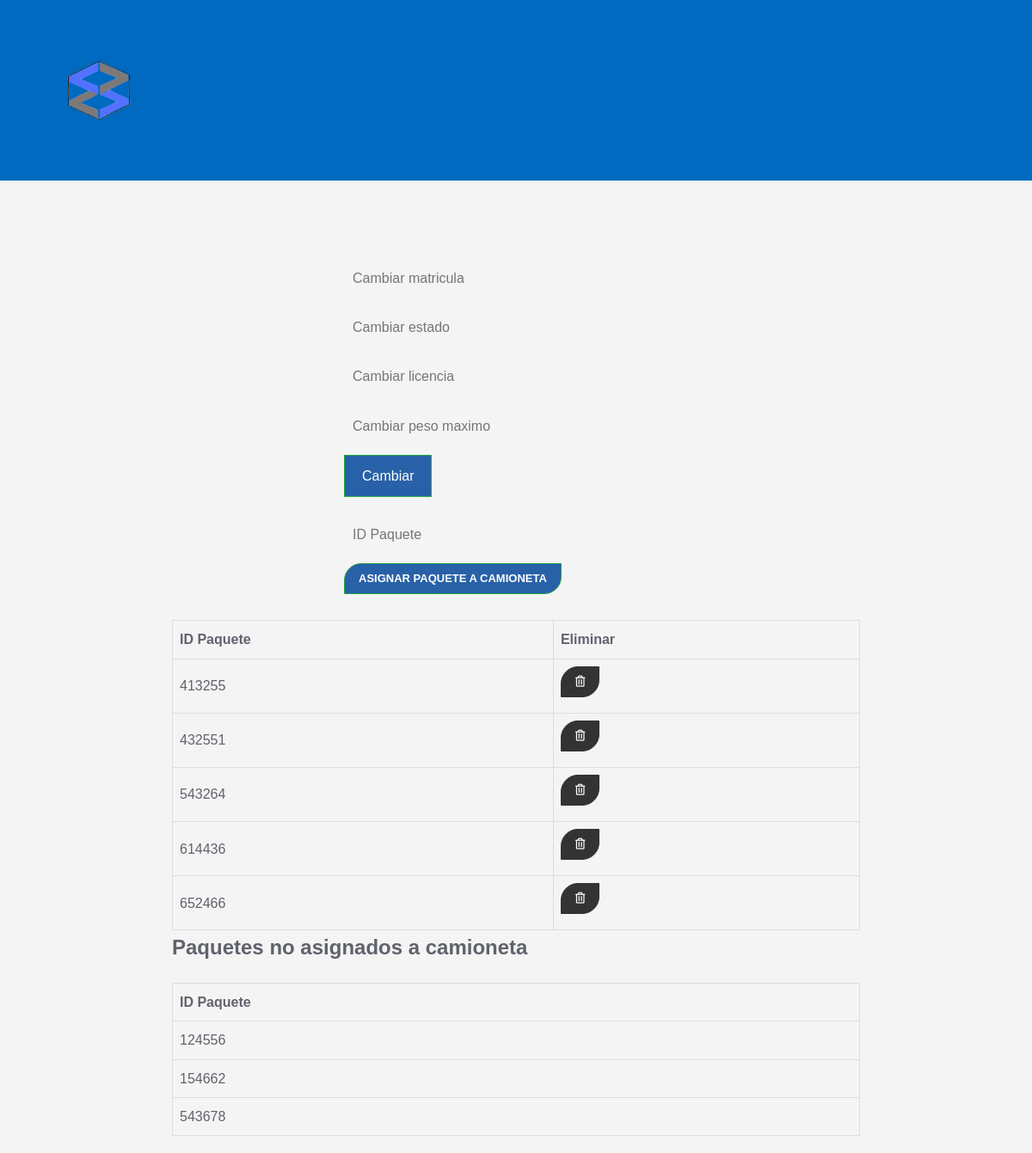
Before: /home/asignar_paquete_camioneta.php (signed in) with the older database file.
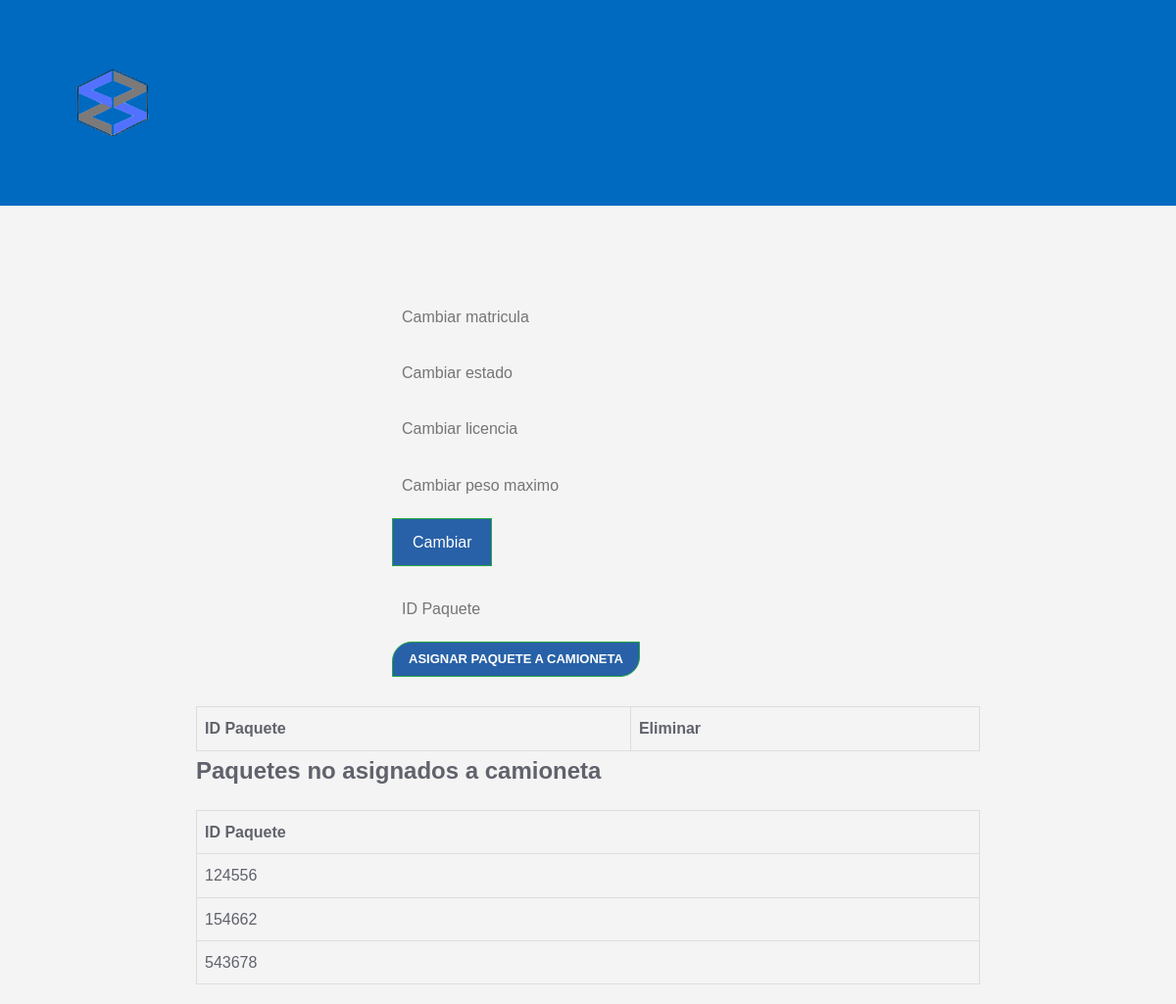
After: the same page with the newer database file.
### tables this page shows
CREATE TABLE `entrega` (
  `id_paquete` int(10) NOT NULL,
  `matricula` varchar(10) NOT NULL,
  `fecha_entrega` date DEFAULT NULL,
  `hora_entrega` time DEFAULT NULL
);

CREATE TABLE `paquete` (
  `id_paquete` int(10) NOT NULL,
  `estado` varchar(50) NOT NULL,
  `fecha_registro` date NOT NULL,
  `tipo` varchar(20) DEFAULT NULL,
  `fragil` varchar(2) NOT NULL
);

### home/asignar_paquete_camioneta.php (the view, shortened to what this page needs)
<?php
include("config\usersDB.php");
$matricula = '';
$estado = '';
$licencia = '';
$peso_max = '';
?>
<?php include('includes\header.php'); ?>
<div class="container p-4">
  <div class="row">
    <div class="col-md-4 mx-auto">
      <div class="card card-body">
        <form action="edit_vehiculo.php?matricula=<?php echo $_GET['matricula']; ?>" method="POST">
          <div class="form-group">
            <input name="matricula" type="text" class="form-control" value="<?php echo $matricula; ?>" placeholder="Cambiar matricula">
          </div>
          <div class="form-group">
            <input name="estado" type="text" class="form-control" value="<?php echo $estado; ?>" placeholder="Cambiar estado">
          </div>
          <div class="form-group">
            <input name="licencia" type="text" class="form-control" value="<?php echo $licencia; ?>" placeholder="Cambiar licencia">
          </div>
          <div class="form-group">
            <input name="peso_max" type="text" class="form-control" value="<?php echo $peso_max; ?>" placeholder="Cambiar peso maximo">
          </div>
          <button class="btn-success" name="update">
            Cambiar
          </button>
        </form>
      </div>
    </div>
  </div>
</div>
<div class="col-md-4 mx-auto">
    <form action="save_asignarP.php" method="POST">
        <div class="form-group">
            <input type="text" name="id_paquete" class="form-control" placeholder="ID Paquete" autofocus require>
        </div>
        <input type="submit" name="save_asignarP" class="btn btn-success btn-block" value="Asignar paquete a camioneta">
    </form>
</div>
<div class="col-md-4 mx-auto">
    <table class="table table-bordered">
        <thead>
            <tr>
                <th>ID Paquete</th>
                <th>Eliminar</th>
            </tr>
        </thead>
        <tbody>
            <?php
            $queryp = "SELECT * FROM entrega WHERE matricula = '$matricula'";
            $result_tasks = mysqli_query($conn, $queryp);
            while ($row = mysqli_fetch_assoc($result_tasks)) {
                ?>
                <tr>
                    <td><?php echo $row['id_paquete']; ?></td>
                    <td>
                    <a href="delete_asignarP.php?matricula=<?php echo $row['matricula']; ?>&id_paquete=<?php echo $row['id_paquete']; ?>" class="btn btn-danger">
                            <i class="far fa-trash-alt"></i>
                        </a>
                    </td>
                </tr>
            <?php } ?>
        </tbody>
    </table>
</div>
<?php
include('config\usersDB.php');
$query = "SELECT p.id_paquete
          FROM paquete p
          WHERE NOT EXISTS (
              SELECT 1
              FROM entrega e
              WHERE e.id_paquete = p.id_paquete
          )";
$result = mysqli_query($conn, $query);
?>
<div>
  <h2>Paquetes no asignados a camioneta</h2>
  <table class="table table-bordered">
    <thead>
      <tr>
        <th>ID Paquete</th>
      </tr>
    </thead>
    <tbody>
      <?php
      while ($row = mysqli_fetch_assoc($result)) {
        ?>
        <tr>
          <td><?php echo $row['id_paquete']; ?></td>
        </tr>
        <?php
      }
      ?>
    </tbody>
  </table>
</div>

Changed rows visible on the page:
no longer on this page (row edited): entrega: id_paquete "413255"
no longer on this page (row edited): entrega: id_paquete "432551"
no longer on this page (row edited): entrega: id_paquete "543264"
no longer on this page (row edited): entrega: id_paquete "614436"
no longer on this page (row edited): entrega: id_paquete "652466"
